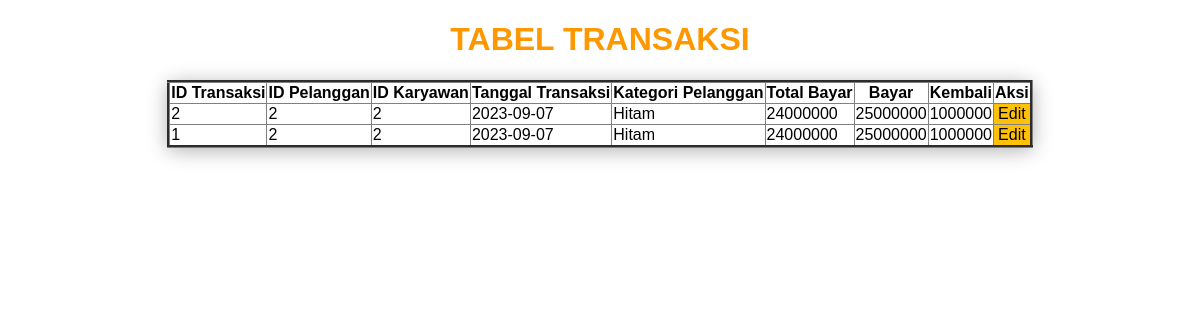
Page /transaksi/view-transaksi.php?pesan=berhasil_ditambahkan on the committed database.
### tables this page shows
CREATE TABLE `tb_transaksi` (
  `idtransaksi` int NOT NULL,
  `idpelanggan` int DEFAULT NULL,
  `idkaryawan` int DEFAULT NULL,
  `tgltransaksi` date DEFAULT NULL,
  `kategoripelanggan` varchar(20) DEFAULT NULL,
  `totalbayar` double DEFAULT NULL,
  `bayar` double DEFAULT NULL,
  `kembali` double DEFAULT NULL
);

### transaksi/view-transaksi.php (the view, shortened to what this page needs)
<?php
    include '../koneksi.php';
?>
<!DOCTYPE html>
<html lang="en">
<head>
</head>
<body>
    <h1 align="center">TABEL TRANSAKSI</h1>
    <table border="3" align="center">
        <thead>
            <tr>
                <th>ID Transaksi</th>
                <th>ID Pelanggan</th>
                <th>ID Karyawan</th>
                <th>Tanggal Transaksi</th>
                <th>Kategori Pelanggan</th>
                <th>Total Bayar</th>
                <th>Bayar</th>
                <th>Kembali</th>
                <th colspan="2">Aksi</th>
            </tr>
        </thead>
        <tbody>
            <?php
            $query = mysqli_query($koneksi, "SELECT * FROM tb_transaksi ORDER BY idtransaksi DESC");
            while($baris = mysqli_fetch_assoc($query)) {
                $query_pelanggan = mysqli_query($koneksi, "SELECT COUNT(*) as total FROM tb_pelanggan WHERE idpelanggan = '".$baris['idpelanggan']."'");
                $query_login = mysqli_query($koneksi, "SELECT COUNT(*) as total FROM tb_login WHERE idkaryawan = '".$baris['idkaryawan']."'");
                $query_karyawan = mysqli_query($koneksi, "SELECT COUNT(*) as total FROM tb_karyawan WHERE idkaryawan = '".$baris['idkaryawan']."'");
                $result_pelanggan = mysqli_fetch_assoc($query_pelanggan);
                $result_login = mysqli_fetch_assoc($query_login);
                $result_karyawan = mysqli_fetch_assoc($query_karyawan);
                if($result_pelanggan['total'] > 0) {
                    $edit_button = "<td align='center' colspan='2' id='edit'><a href='edit.php?idtransaksi=".$baris['idtransaksi']."'>Edit</a></td>";
                } else if($result_login['total'] > 0) {
                    $delete_button = "";
                    $edit_button = "<td align='center' colspan='2' id='edit'><a href='edit.php?idtransaksi=".$baris['idtransaksi']."'>Edit</a></td>";
                } else if($result_karyawan['total'] > 0) {
                    $delete_button = "";
                    $edit_button = "<td align='center' colspan='2' id='edit'><a href='edit.php?idtransaksi=".$baris['idtransaksi']."'>Edit</a></td>";
                } else {
                    $delete_button = "<td id='delete'><a href='delete.php?idtransaksi=".$baris['idtransaksi']."'>Del</a></td>";
                    $edit_button = "<td id='edit'><a href='edit.php?idtransaksi=".$baris['idtransaksi']."'>Edit</a></td>";
                }
            ?>
            <tr>
                <td><?= $baris['idtransaksi']; ?></td>
                <td><?= $baris['idpelanggan']; ?></td>
                <td><?= $baris['idkaryawan']; ?></td>
                <td><?= $baris['tgltransaksi']; ?></td>
                <td><?= $baris['kategoripelanggan']; ?></td>
                <td><?= $baris['totalbayar']; ?></td>
                <td><?= $baris['bayar']; ?></td>
                <td><?= $baris['kembali']; ?></td>
                <?= $edit_button; ?>
            </tr>
            <?php
            }
            ?>
        </tbody>
    </table>
</body>
</html>

### transaksi/view-transaksi.php (style rules this page uses)
* { font-family: 'Lucida Sans', 'Lucida Sans Regular', 'Lucida Grande', 'Lucida Sans Unicode', Geneva, Verdana, sans-serif; }
td { margin: 8px; }
table { border-collapse: collapse; box-shadow: 0 3px 20px rgba(0,0,0,0.3); border-radius: 8px; }
h1 { color: #ff9800; }
#edit { background-color: #ffc107; }
a { color: #000; text-decoration: none; }

### rows in the picture
tb_transaksi: idtransaksi "2", idpelanggan "2", idkaryawan "2", tgltransaksi "2023-09-07", kategoripelanggan "Hitam", totalbayar "24000000", bayar "25000000", kembali "1000000"
tb_transaksi: idtransaksi "1", idpelanggan "2", idkaryawan "2", tgltransaksi "2023-09-07", kategoripelanggan "Hitam", totalbayar "24000000", bayar "25000000", kembali "1000000"
